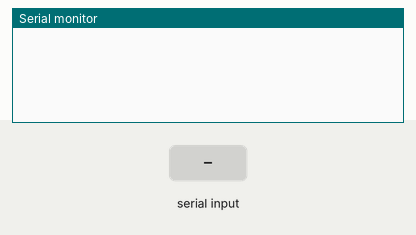
Simulated run of this sketch. Board: Arduino Uno, built with avr-gcc and run on an emulated ATmega328P. Parts: the last lines printed to the serial monitor. The test bench sets the inputs (shaded band).

Above: at 1.2 s.
1.3 s: byte 30 received over Serial
At 2.0 s:
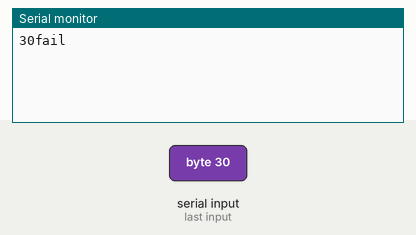
2.8 s: byte 120 received over Serial
At 3.1 s:
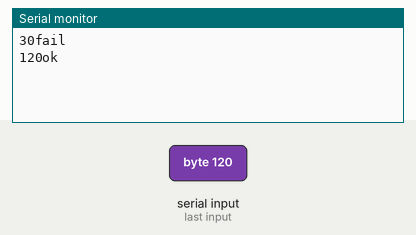
4.3 s: byte 90 received over Serial
At 5.5 s:
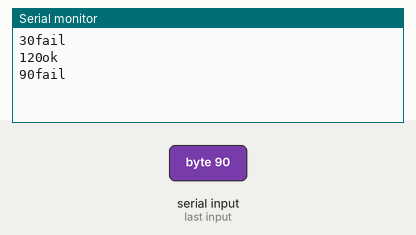

Measured:
- after the input at 1.3 s, the serial monitor: prints a new line at once (image 1)
- after the input at 2.8 s, the serial monitor: prints a new line at once (image 2)
- after the input at 4.3 s, the serial monitor: prints a new line at once (image 3)

The sketch:

Serial_exam1.ino
```cpp
// 입력된 값을 판단해서 입력된 문자가 100이상이면 "ok" 그렇지 않으면 "fail"메세지가 출력
void setup() {
  Serial.begin(9600);
}

void loop() {
  if(Serial.available()) {
    int myvalue = 0;
    myvalue = Serial.read();
    Serial.print(myvalue);
    if(myvalue >= 100) {
      Serial.println("ok");
    }else {
    Serial.println("fail");
    }
  }
}
```
